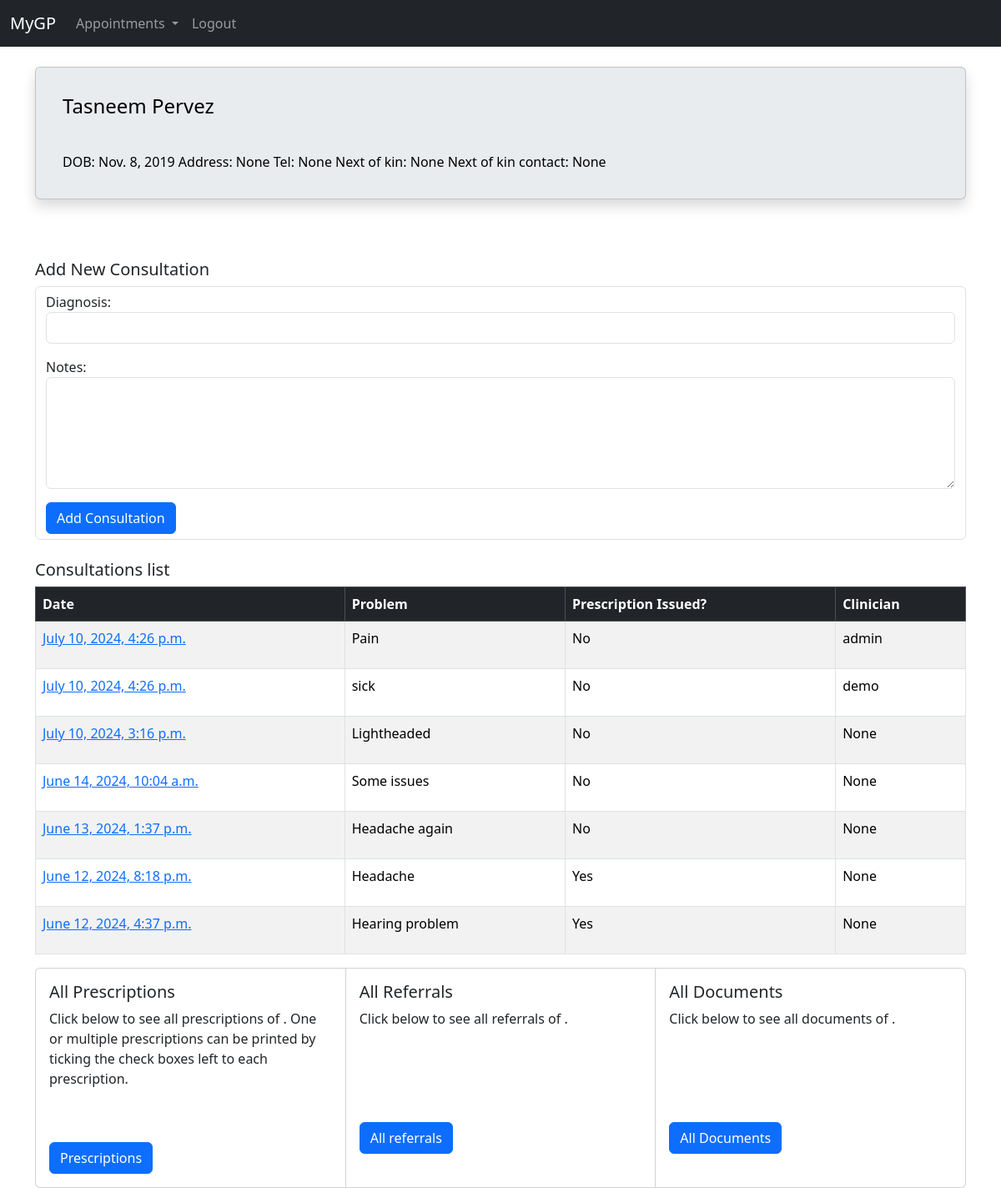
Screenshot of /consultations/patient_detail/1/ (signed in) with the database file from the repository.
### consultations/models.py (models this page shows, shortened)
class Patient(models.Model):
    first_name = models.CharField(max_length=50)
    last_name = models.CharField(max_length=50)
    date_of_birth = models.DateField()
    address = models.CharField(max_length=100, null=True, blank=True )
    phone = models.CharField(max_length=20, null=True, blank=True )
    next_of_kin = models.CharField(max_length=100, null=True, blank=True )
    next_of_kin_phone = models.CharField(max_length=20, null=True, blank=True )

class Consultation(models.Model):
    patient = models.ForeignKey(Patient, on_delete=models.CASCADE)
    clinician = models.ForeignKey(get_user_model(), on_delete=models.CASCADE, null=True, blank=True)
    date = models.DateTimeField(auto_now_add=True)
    diagnosis = models.CharField(max_length=50, null=True, blank=True)
    notes = models.TextField()

### accounts/models.py (models this page shows)
class CustomUser(AbstractUser):
    ROLE_CHOICES = [
        ('clinician', 'Clinician'),
        ('staff', 'Staff'),
    ]
    role = models.CharField(max_length=10, choices=ROLE_CHOICES)

### consultations/views.py (the view)
# urls.py: path('patient_detail/<int:pk>/', views.patient_detail, name='patient_detail'),
@login_required
def patient_detail(request, pk):
    patient = get_object_or_404(Patient, pk=pk)
    consultations = Consultation.objects.filter(patient=patient).order_by('-date')
    if request.method == 'POST':
        form = ConsultationForm(request.POST)
        if form.is_valid():
            consultation = form.save(commit=False)
            consultation.patient = patient
            consultation.clinician = request.user
            consultation.save()
            return redirect('consultations:patient_detail', pk=patient.pk)
    else:
        form = ConsultationForm()
    return render(request, 'consultations/patient_detail.html', {
        'patient': patient,
        'consultations': consultations,
        'form': form,
    })

### consultations/forms.py
class ConsultationForm(forms.ModelForm):
    class Meta:
        model = Consultation
        fields = ['diagnosis', 'notes']
        widgets = {
            'diagnosis': forms.TextInput(attrs={"size": "40", 'class':'form-control'}),
            'notes': forms.Textarea(attrs={'rows': 5,  'class':'form-control'}),
        }

### consultations/templates/consultations/patient_detail.html (shortened to what this page needs)
{% extends 'accounts/base.html' %}
{% block content %}
<div class="card text-bg-light mb-3 shadow p-3 mb-5 bg-body-secondary rounded">
    <div class="card-body"><h4 class="card-title"> {{ patient.first_name }} {{ patient.last_name}}</h4></div>
    <div class="card-body">
      <p class="card-text">DOB: {{ patient.date_of_birth }} Address: {{ patient.address }} Tel: {{ patient.phone }} Next of kin: {{ patient.next_of_kin }} Next of kin contact: {{ patient.next_of_kin_phone }}</p>
    </div>
  </div>
<br>
<h5>Add New Consultation</h5>
<div class="form-control">
<form  method="post">
    {{ form.as_p }}
    <button  type="submit" class="btn btn-primary">Add Consultation</button>
</form>
</div>
<br>
<h5>Consultations list</h5>
{% if consultations %}
<table class="table table-striped table-hover table-bordered">
    <thead class="table-dark">
      <tr>
        <th scope="col">Date</th>
        <th scope="col">Problem</th>
        <th scope="col">Prescription Issued?</th>
        <th scope="col">Clinician</th>
      </tr>
    </thead>
    <tbody>
      {% for consultation in consultations %}
        <tr>
          <td><a href="{% url 'consultations:consultation_detail' consultation.id %}">{{ consultation.date}}</a></td>
          <td>{{ consultation.diagnosis }}</td>
          <td>{% if consultation.prescriptions.exists %}<p>Yes</p>{% else %}<p>No</p>{% endif %}</td>
          <td>{{ consultation.clinician }}</td>
        </tr>
      {% endfor %}
    </tbody>
  </table>
{% else %}
  <p> No consultation yet. New patient?</p>
{% endif %}
<div class="card-group">
    <div class="card">
      <div class="card-body">
        <h5 class="card-title">All Prescriptions</h5>
        <p class="card-text">Click below to see all prescriptions of {{ consultation.patient }}. One or multiple prescriptions can be printed by ticking the check boxes left to each prescription. </p><br><br>
        <a href="{% url 'prescriptions:patient_prescriptions' patient.pk %}"  class="btn btn-primary">Prescriptions</a>
      </div>
    </div>
    <div class="card">
        <div class="card-body">
          <h5 class="card-title">All Referrals</h5>
          <p class="card-text">Click below to see all referrals  of {{ consultation.patient }}. </p><br><br><br><br>
          <a href="{% url 'referrals:patient_referrals' patient.pk %}"  class="btn btn-primary">All referrals</a>
        </div>
      </div>
      <div class="card">
        <div class="card-body">
          <h5 class="card-title">All Documents</h5>
          <p class="card-text">Click below to see all documents of {{ consultation.patient }}.  </p><br><br><br><br>
          <a href="{% url 'documents:patient_documents' patient.pk %}"  class="btn btn-primary">All Documents</a>
        </div>
      </div>
</div>
{% endblock %}

### rows the page displays
Patient: first_name "Tasneem", last_name "Pervez", date_of_birth "Nov. 8, 2019", address "None", phone "None", next_of_kin "None", next_of_kin_phone "None"
Consultation: date "July 10, 2024, 4:26 p.m.", diagnosis "Pain", shows "No", clinician "admin"
Consultation: date "July 10, 2024, 4:26 p.m.", diagnosis "sick", shows "No", clinician "demo"
Consultation: date "July 10, 2024, 3:16 p.m.", diagnosis "Lightheaded", shows "No", clinician "None"
Consultation: date "June 14, 2024, 10:04 a.m.", diagnosis "Some issues", shows "No", clinician "None"
Consultation: date "June 13, 2024, 1:37 p.m.", diagnosis "Headache again", shows "No", clinician "None"
Consultation: date "June 12, 2024, 8:18 p.m.", diagnosis "Headache", shows "Yes", clinician "None"
Consultation: date "June 12, 2024, 4:37 p.m.", diagnosis "Hearing problem", shows "Yes", clinician "None"
